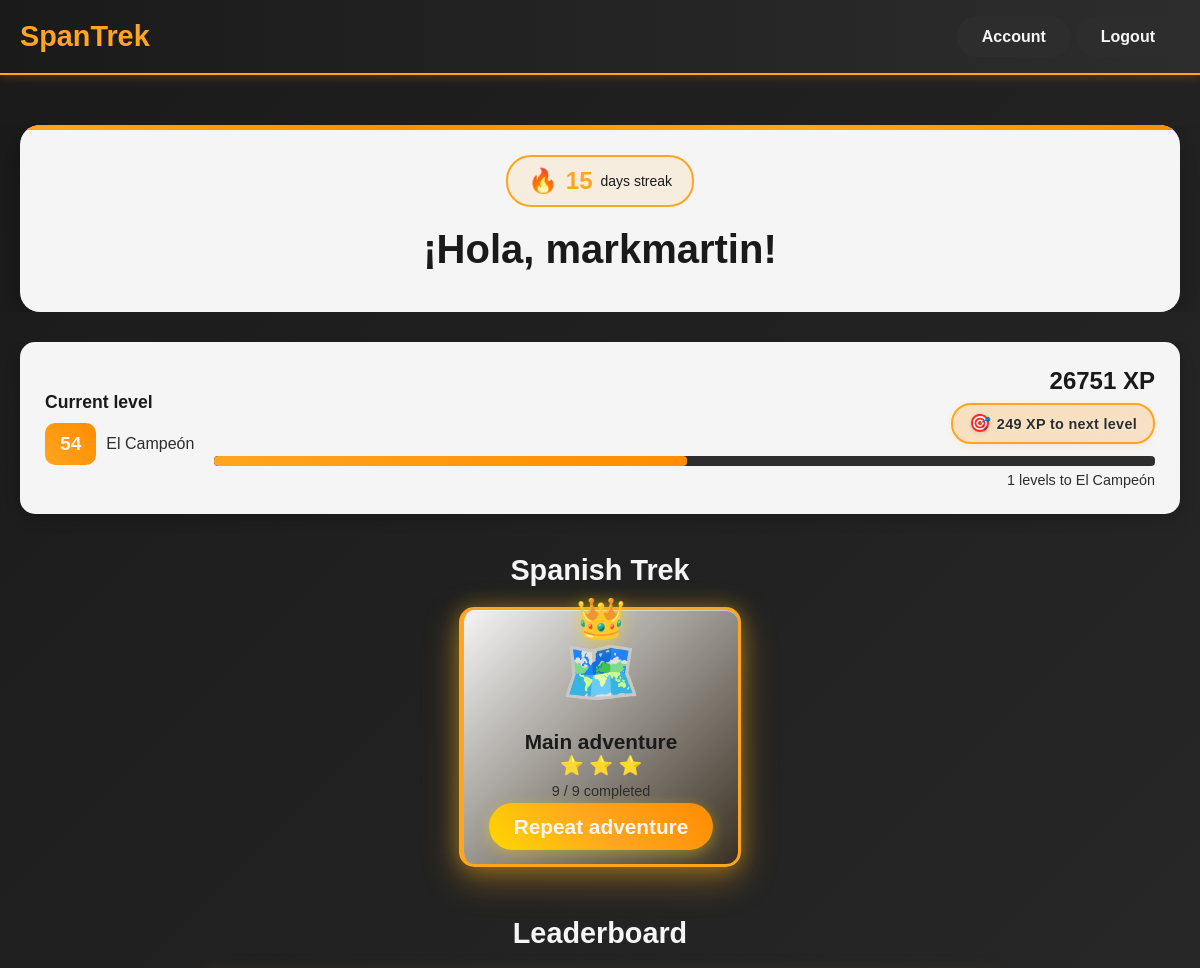
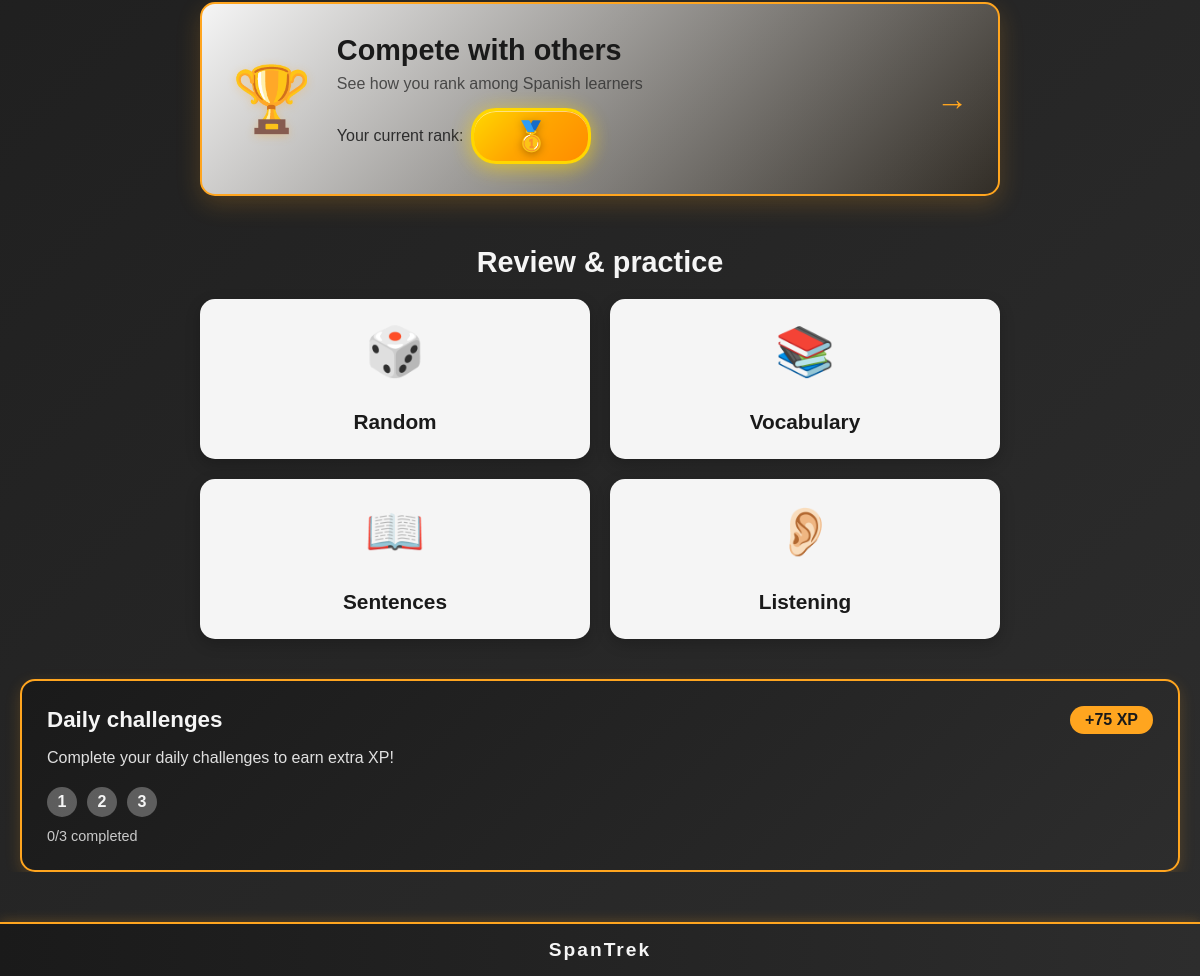
The page / (signed in) on the database its author committed (2 pictures, top to bottom).
### base/models.py (models this page shows, shortened)
class User(AbstractUser):
    username = models.CharField(max_length=150, unique=True, blank=False, null=False)
    email = models.EmailField(unique=True, blank=False, null=False)
    avatar = models.ImageField(default='avatars/default_avatar.png', upload_to='avatars/', null=True, blank=True)
    level = models.IntegerField(default=1)
    experience = models.IntegerField(default=0)
    adventure_progress = models.IntegerField(default=0)
    passports_earned = models.JSONField(default=list, blank=True)
    words_learned = models.JSONField(default=list, blank=True)
    sentences_learned = models.JSONField(default=list, blank=True)
    audio_learned = models.JSONField(default=list, blank=True)
    use_of_spanish = models.IntegerField(default=0)
    days_streak = models.IntegerField(default=0)
    highest_streak = models.IntegerField(default=0)
    activity_days = models.JSONField(default=list, blank=True)
    last_activity_date = models.DateField(null=True, blank=True)
    default_random_practice_count = models.IntegerField(default=20)
    default_vocabulary_practice_count = models.IntegerField(default=20)
    default_sentence_practice_count = models.IntegerField(default=10)
    default_listening_practice_count = models.IntegerField(default=10)
    country_lessons_progress = models.JSONField(default=dict, blank=True)  # e.g., {"spain": 3, "mexico": 5}
    landmark_lessons_progress = models.JSONField(default=dict, blank=True)  # e.g., {"madrid": 2, "warsaw": 4}
    daily_challenges = models.JSONField(default=list, blank=True)
    daily_challenges_creation_date = models.DateField(null=True, blank=True)
    daily_challenges_completed = models.BooleanField(default=False)
    USERNAME_FIELD = 'email'
    REQUIRED_FIELDS = ['username']
    def create_daily_challenges(self):
        all_challenges = list(DailyChallenge.objects.all())
        daily_challenges_count = 3
        selected_challenges = random.sample(all_challenges, k=daily_challenges_count)
        self.daily_challenges = [
            {
                'code': challenge.code,
                'description': challenge.description,
                'progress': 0,
                'max_progress': challenge.max_progress,
                'completed': False
            }
            for challenge in selected_challenges
        ]
        self.daily_challenges_completed = False
        self.save()

### base/views.py (the view)
# urls.py: path("", views.home_page, name="home_page"),
@login_required(login_url='login_page')
def home_page(request):
    if (request.user.daily_challenges_creation_date is None or
        request.user.daily_challenges_creation_date < date.today()) and request.user.adventure_progress != 0:
        request.user.daily_challenges_creation_date = date.today()
        request.user.create_daily_challenges()
        request.user.save()
    all_lessons_count = Lesson.objects.count()
    completed_daily_challenges_count = sum(1 for challenge in request.user.daily_challenges if challenge['completed'])
    daily_challenges = request.user.daily_challenges
    user_level_name = get_user_level_name(request.user.level)
    levels_for_next_level = 5 - (request.user.level % 5)
    next_level_name = get_user_level_name(request.user.level + levels_for_next_level)
    xp_for_next_level = (request.user.level * 500) - request.user.experience
    progress_percentage = ((500 - xp_for_next_level) / 5 if xp_for_next_level > 0 else 0)
    main_adventure_progress_percentage = (request.user.adventure_progress / all_lessons_count * 100) if all_lessons_count > 0 else 0
    filled_stars = int(main_adventure_progress_percentage // 33.33)
    xp_for_next_level = (request.user.level * 500) - request.user.experience
    leaderboard_user_position = None
    if request.user.experience > 0:
        leaderboard_user_position = get_surrounding_leaderboard_users(request, only_user_position=True)
    context = {
        'all_lessons_count': all_lessons_count,
        'completed_daily_challenges_count': completed_daily_challenges_count,
        'daily_challenges': daily_challenges,
        'user_level_name': user_level_name,
        'levels_for_next_level': levels_for_next_level,
        'next_level_name': next_level_name,
        'progress_percentage': progress_percentage,
        'filled_stars': filled_stars,
        'xp_for_next_level': xp_for_next_level,
        'leaderboard_user_position': leaderboard_user_position,
    }
    return render(request, 'base/home.html', context=context)

### base/views.py (called while the page is built, shortened)
def get_user_level_name(level):
    if level >= 25:
        return "El Campeón"
    elif level >= 20:
        return "Expert Explorer"
    elif level >= 15:
        return "Advanced Explorer"
    elif level >= 10:
        return "Intermediate Explorer"
    elif level >= 5:
        return "Dedicated Learner"
    else:
        return "Beginner Explorer"

def get_surrounding_leaderboard_users(request, only_user_position=False):
    if request.user.experience == 0:
        if only_user_position:
            return None
        return []
    user_rank = User.objects.filter(experience__gt=request.user.experience).count() + 1
    if only_user_position:
        return user_rank

### templates/base/home.html (shortened to what this page needs)
{%extends 'base/base.html'%} {%load static%} {% block styles %}
{{ block.super }}
<link rel="stylesheet" type="text/css" href="{% static 'styles/base/home.css' %}" />
{% endblock styles %} {%block content%}
<div class="hero-section">
    <div class="hero-content">
        <div class="welcome-card">
            <div class="streak-info">
                {% if user.days_streak != 0 %}
                <div class="streak-flame">🔥</div>
                <span class="streak-count">{{ user.days_streak }}</span>
                <span class="streak-text">
                    {% if user.days_streak > 1 %} days streak {% else %} day
                    streak {% endif %}
                </span>
                {% else %}
                <span class="streak-count">Start your daily streak!</span>
                {% endif %}
            </div>
            <h1 class="welcome-title">¡Hola, {{ user.username }}!</h1>
        </div>
    </div>
</div>
<div class="main-content">
    <div class="progress-section">
        <div class="level-card">
            <div class="level-info">
                <h3>Current level</h3>
                <div class="level-badge">
                    <span class="level-number">{{ user.level }}</span>
                    <span class="level-name">{{ user_level_name }}</span>
                </div>
            </div>
            <div class="xp-info">
                <span class="xp-text">{{ user.experience }} XP</span>
                <div class="xp-needed">
                    <span class="xp-needed-icon">🎯</span>
                    <span class="xp-needed-text">{{ xp_for_next_level }} XP to next level</span>
                </div>
                <div class="progress-bar">
                    <div class="progress-fill" style="width: {{ progress_percentage }}%"></div>
                </div>
                <span class="next-level">{{ levels_for_next_level }} levels to {{ next_level_name }}</span>
            </div>
        </div>
    </div>
    <div class="main-course-section">
        <h2 class="section-title">Spanish Trek</h2>
        <div class="main-course-card">
            <a href="{% url 'lessons:world_map' %}" class="lesson-card-link">
                <div class="lesson-card current main-lesson {% if filled_stars == 3 %}completed-adventure{% endif %}">
                    <div class="lesson-icon active">
                        {% if filled_stars == 3 %}
                        <div class="crown-hat">👑</div>
                        {% endif %}
                        🗺️
                    </div>
                    <h4>Main adventure</h4>
                    <div class="lesson-progress">
                        <div class="stars">
                            {% for i in "012"|make_list %}
                                {% if forloop.counter0 < filled_stars %}⭐
                                {% else %}☆
                                {% endif %}
                            {% endfor %}
                        </div>
                        <span class="completion">{{ user.adventure_progress }} / {{ all_lessons_count }}
                            completed</span>
                    </div>
                    <span class="continue-btn">
                        {% if filled_stars == 3 %}
                        Repeat adventure
                        {% else %}
                        Continue adventure
                        {% endif %}
                    </span>
                </div>
            </a>
        </div>
    </div>
    <div class="leaderboard-section">
        <h2 class="section-title">Leaderboard</h2>
        <div class="leaderboard-card">
            <a href="{% url 'leaderboard' 'user_position'%}" class="leaderboard-link">
                <div class="leaderboard-content">
                    <div class="leaderboard-icon">🏆</div>
                    <div class="leaderboard-info">
                        <h3>Compete with others</h3>
                        <p>See how you rank among Spanish learners</p>
                        <div class="current-rank">
                            <span class="rank-text">Your current rank: </span>
                            {% if leaderboard_user_position %}
                                {% if leaderboard_user_position <= 3 %}
                                    <div class="podium-rank rank-{{ leaderboard_user_position }}">
                                        <div class="podium-medal">
                                            {% if leaderboard_user_position == 1 %}🥇
                                            {% elif leaderboard_user_position == 2 %}🥈
                                            {% elif leaderboard_user_position == 3 %}🥉
                                            {% endif %}
                                        </div>
                                    </div>
                                {% else %}
                                    <span class="rank-number">{{ leaderboard_user_position }}</span>
                                {% endif %}
                            {% else %}
                                <span class="rank-number">Unranked</span>
                            {% endif %}
                        </div>
                    </div>
                    <div class="leaderboard-arrow">→</div>
                </div>
            </a>
        </div>
    </div>
    <div class="review-section">
        <h2 class="section-title">Review & practice</h2>
        <div class="lessons-grid">
            {% if user.words_learned|length > 0 or user.sentences_learned|length > 0 or user.audio_learned|length > 0 %}
            <a href="{% url 'practice:practice_intro' 'random' %}" class="lesson-card-link">
                <div class="lesson-card">
                    <div class="lesson-icon">🎲</div>
                    <h4>Random</h4>
                </div>
            </a>
            {%else%}
            <div class="lesson-card locked">
                <div class="lesson-icon">🎲</div>
                <h4>Random</h4>
                <p class="lock-text">Start SpanTrek adventure to unlock practice</p>
            </div>
            {% endif %}
            {% if user.words_learned|length > 0 %}
            <a href="{% url 'practice:practice_intro' 'vocabulary' %}" class="lesson-card-link">
                <div class="lesson-card">
                    <div class="lesson-icon">📚</div>
                    <h4>Vocabulary</h4>
                </div>
            </a>
            {% else %}
            <div class="lesson-card locked">
                <div class="lesson-icon">📚</div>
                <h4>Vocabulary</h4>
                <p class="lock-text">Learn some vocabularies first to unlock practice</p>
            </div>
            {% endif %}
            {% if user.sentences_learned|length > 0 %}
            <a href="{% url 'practice:practice_intro' 'sentence' %}" class="lesson-card-link">
                <div class="lesson-card">
                    <div class="lesson-icon">📖</div>
                    <h4>Sentences</h4>
                </div>
            </a>
            {% else %}
            <div class="lesson-card locked">
                <div class="lesson-icon">📖</div>
                <h4>Sentences</h4>
                <p class="lock-text">Learn some sentences first to unlock practice</p>
            </div>
            {% endif %}
            {% if user.audio_learned|length > 0 %}
            <a href="{% url 'practice:practice_intro' 'listening' %}" class="lesson-card-link">
                <div class="lesson-card">
                    <div class="lesson-icon">👂🏻</div>
                    <h4>Listening</h4>
                </div>
            </a>
            {% else %}
            <div class="lesson-card locked">
                <div class="lesson-icon">👂🏻</div>
                <h4>Listening</h4>
                <p class="lock-text">Learn some audio first to unlock practice</p>
            </div>
            {% endif %}
        </div>
        <div class="daily-challenge">
            <div class="challenge-card">
                <div class="challenge-header">
                    <h3>Daily challenges</h3>
                    <div class="{% if completed_daily_challenges_count == daily_challenges|length %}challenge-reward completed{%else%}challenge-reward{% endif %}">
                        {% if completed_daily_challenges_count == daily_challenges|length %}
                            {% if user.adventure_progress == 0%}
                                Start adventure to unlock daily challenges!
                            {% else %}
                                Completed! +75 XP
                            {% endif %}
                        {% else %}
                            +75 XP
                        {% endif %}
                    </div>
                </div>
                <p class="challenge-text">
                    Complete your daily challenges to earn extra XP!
                </p>
                <div class="challenge-progress">
                    <div class="challenge-steps">
                        {% for challenge in daily_challenges %}
                            {% if challenge.completed %}
                            <div class="step completed challenge-step" challenge-description="{{ challenge.description }}">{{ forloop.counter }}</div>
                            {% else %}
                            <div class="step challenge-step" challenge-description="{{ challenge.description }}">{{ forloop.counter }}</div>
                            {% endif %}
                        {% endfor %}
                    </div>
                    {% if user.adventure_progress != 0 %}
                        <span class="challenge-status">{{ completed_daily_challenges_count }}/{{ daily_challenges|length }} completed</span>
                    {% endif %}
                </div>
            </div>
        </div>
    </div>
</div>
{%endblock content%}

### static/styles/base/base.css (style rules this page uses)
* { margin: 0; padding: 0; box-sizing: border-box; font-family: Arial, sans-serif; }
html, body { overflow-x: hidden; width: 100%; max-width: 100%; }
body { background: #1a1a1a; color: #f5f5f5; display: flex; flex-direction: column; min-height: 100vh; margin: 0; }

### rows shown on the page
User: days_streak "15", username "markmartin", level "54", experience "26751", adventure_progress "9"

### other values the page prints
{{ user_level_name }} "El Campeón"
{{ xp_for_next_level }} "249"
{{ levels_for_next_level }} "1"
{{ next_level_name }} "El Campeón"
{{ all_lessons_count }} "9"
{{ completed_daily_challenges_count }} "0"
{{ daily_challenges|length }} "3"
